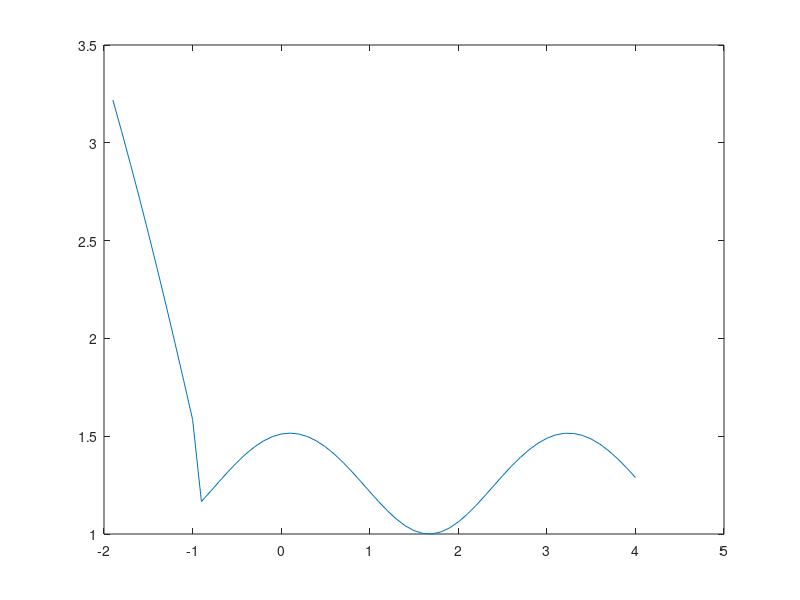

The MATLAB source for this figure:
i=-2;
A=[];
t=[];
n=0;
while i<=4
    if i<=-1
        y=2*log(1+i^2);
        A=[A,y];
    else
        y=(1+(cos(i))^2)^(3/5);
        A=[A,y];
    end
    i=i+0.1;
    t=[t,i];
end
plot(t,A)